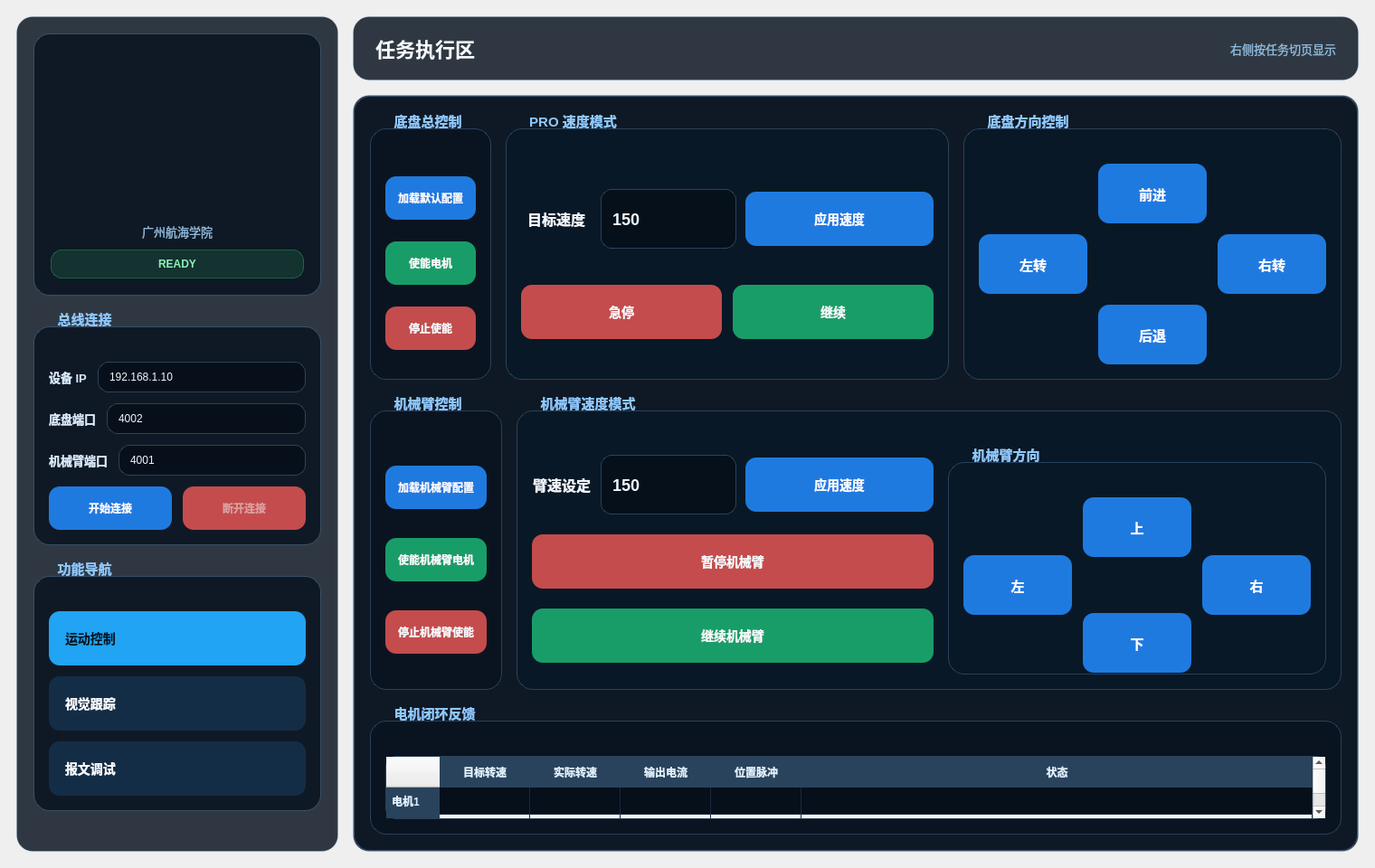
<?xml version="1.0" encoding="UTF-8"?>
<ui version="4.0">
 <class>Motor</class>
 <widget class="QWidget" name="Motor">
  <property name="geometry">
   <rect>
    <x>0</x>
    <y>0</y>
    <width>1520</width>
    <height>960</height>
   </rect>
  </property>
  <property name="minimumSize">
   <size>
    <width>1320</width>
    <height>860</height>
   </size>
  </property>
  <property name="windowTitle">
   <string>Motor Control Console</string>
  </property>
  <property name="windowIcon">
   <iconset resource="motor_contrl.qrc">
    <normaloff>:/runstatus/E:/CANpy/11.jpg</normaloff>:/runstatus/E:/CANpy/11.jpg</iconset>
  </property>
  <property name="styleSheet">
   <string notr="true">QWidget#Motor {
    background: qlineargradient(
        x1: 0, y1: 0, x2: 1, y2: 1,
        stop: 0 #07131f,
        stop: 0.55 #10253c,
        stop: 1 #173753
    );
    color: #eef6ff;
    font-family: &quot;Microsoft YaHei&quot;;
}
QFrame#sidePanel,
QFrame#heroPanel,
QFrame#brandPanel,
QGroupBox,
QStackedWidget,
QWidget#page_motion,
QWidget#page_vision,
QWidget#page_debug {
    background-color: rgba(8, 19, 31, 212);
    border: 1px solid rgba(132, 188, 249, 62);
    border-radius: 18px;
}
QGroupBox {
    margin-top: 18px;
    padding-top: 18px;
    font-size: 15px;
    font-weight: 700;
}
QGroupBox::title {
    subcontrol-origin: margin;
    left: 16px;
    padding: 0 8px;
    color: #8fc8ff;
}
QLabel#label {
    font-size: 24px;
    font-weight: 700;
    color: #f7fbff;
}
QLabel#schoolLabel {
    font-size: 14px;
    color: #8fc8ff;
    font-weight: 700;
}
QLabel#subtitleLabel {
    font-size: 13px;
    color: #8fb7d9;
}
QLabel#label_2,
QLabel#label_3,
QLabel#label_6 {
    color: #d8e9fb;
    font-size: 13px;
    font-weight: 600;
}
QLabel#label_4,
QLabel#label_7 {
    color: #f3f8ff;
    font-size: 16px;
    font-weight: 700;
}
QLabel#motionHintLabel,
QLabel#armHintLabel {
    color: #7ea9ce;
    font-size: 12px;
    padding-left: 2px;
}
QLabel#motionCoreBadge,
QLabel#armCoreBadge {
    background-color: rgba(15, 38, 61, 220);
    border: 1px solid rgba(132, 188, 249, 80);
    border-radius: 20px;
    color: #8fc8ff;
    font-size: 16px;
    font-weight: 700;
    padding: 10px 14px;
}
QLabel#statusBadge {
    background-color: rgba(46, 204, 113, 35);
    color: #8ef0b4;
    border: 1px solid rgba(46, 204, 113, 90);
    border-radius: 12px;
    padding: 8px 14px;
    font-size: 12px;
    font-weight: 700;
}
QLabel#camera_label,
QLabel#camera_label_2 {
    background-color: rgba(5, 12, 20, 228);
    border: 1px dashed rgba(143, 200, 255, 80);
    border-radius: 14px;
    color: #6f8ba6;
    font-size: 14px;
}
QLabel#label_5 {
    font-size: 18px;
    font-weight: 700;
    color: #f6fbff;
}
QLabel#brandDesc,
QLabel#metric1Label,
QLabel#metric2Label,
QLabel#metric3Label {
    color: #8fb7d9;
    font-size: 12px;
}
QLabel#metric1Value,
QLabel#metric2Value,
QLabel#metric3Value {
    color: #f7fbff;
    font-size: 18px;
    font-weight: 700;
}
QLineEdit,
QPlainTextEdit {
    background-color: rgba(6, 15, 25, 224);
    border: 1px solid rgba(129, 181, 242, 70);
    border-radius: 12px;
    color: #eff7ff;
    padding: 8px 10px;
    selection-background-color: #1d7edb;
}
QLineEdit:focus,
QPlainTextEdit:focus {
    border: 1px solid rgba(91, 178, 255, 170);
}
QLineEdit#var_speed,
QLineEdit#var_speed_2 {
    min-height: 48px;
    min-width: 128px;
    font-size: 18px;
    font-weight: 700;
}
QTableWidget {
    background-color: rgba(6, 15, 25, 224);
    border: 1px solid rgba(129, 181, 242, 70);
    border-radius: 12px;
    color: #eff7ff;
    gridline-color: rgba(129, 181, 242, 40);
    selection-background-color: rgba(32, 164, 243, 90);
}
QHeaderView::section {
    background-color: rgba(20, 49, 76, 230);
    color: #dff0ff;
    border: none;
    padding: 6px;
    font-weight: 700;
}
QPushButton {
    min-height: 36px;
    border: none;
    border-radius: 12px;
    padding: 6px 14px;
    background-color: #1f7ae0;
    color: #f7fbff;
    font-size: 12px;
    font-weight: 700;
}
QPushButton:hover {
    background-color: #2e8df4;
}
QPushButton:pressed {
    background-color: #1664b9;
}
QPushButton:disabled {
    background-color: rgba(93, 120, 148, 120);
    color: rgba(247, 251, 255, 120);
}
QPushButton#stoplink,
QPushButton#disable_motor,
QPushButton#btn_arm_stop,
QPushButton#pause_m,
QPushButton#pause_m_2 {
    background-color: #c44c4c;
}
QPushButton#stoplink:hover,
QPushButton#disable_motor:hover,
QPushButton#btn_arm_stop:hover,
QPushButton#pause_m:hover,
QPushButton#pause_m_2:hover {
    background-color: #dd5d5d;
}
QPushButton#continue_m,
QPushButton#continue_m_2,
QPushButton#enable_motor,
QPushButton#btn_arm_enable {
    background-color: #199d68;
}
QPushButton#continue_m:hover,
QPushButton#continue_m_2:hover,
QPushButton#enable_motor:hover,
QPushButton#btn_arm_enable:hover {
    background-color: #20b579;
}
QPushButton#goForward,
QPushButton#backForward,
QPushButton#btn_left,
QPushButton#btn_right,
QPushButton#btn_arm_up,
QPushButton#btn_arm_down,
QPushButton#btn_arm_left,
QPushButton#btn_arm_right {
    min-height: 54px;
    min-width: 92px;
    font-size: 15px;
}
QPushButton#setSpeed,
QPushButton#setSpeed_2,
QPushButton#pause_m,
QPushButton#pause_m_2,
QPushButton#continue_m,
QPushButton#continue_m_2 {
    min-height: 48px;
    font-size: 14px;
}
QPushButton#setSpeed,
QPushButton#setSpeed_2 {
    min-width: 180px;
}
QPushButton#nav_motion,
QPushButton#nav_vision,
QPushButton#nav_debug {
    min-height: 48px;
    text-align: left;
    padding-left: 18px;
    font-size: 14px;
    background-color: rgba(21, 50, 77, 210);
}
QPushButton#nav_motion:checked,
QPushButton#nav_vision:checked,
QPushButton#nav_debug:checked {
    background-color: #20a4f3;
    color: #05131f;
}
QGroupBox#groupBox_4,
QGroupBox#groupBox_10,
QGroupBox#groupBox_8,
QGroupBox#groupBox_9 {
    background-color: rgba(9, 24, 38, 230);
}
PlotWidget {
    background-color: rgba(5, 13, 22, 230);
    border: 1px solid rgba(129, 181, 242, 70);
    border-radius: 14px;
}</string>
  </property>
  <layout class="QHBoxLayout" name="rootLayout">
   <property name="spacing">
    <number>16</number>
   </property>
   <property name="leftMargin">
    <number>18</number>
   </property>
   <property name="topMargin">
    <number>18</number>
   </property>
   <property name="rightMargin">
    <number>18</number>
   </property>
   <property name="bottomMargin">
    <number>18</number>
   </property>
   <item>
    <widget class="QFrame" name="sidePanel">
       <property name="minimumSize">
        <size>
         <width>332</width>
         <height>0</height>
        </size>
       </property>
       <property name="maximumSize">
        <size>
         <width>356</width>
         <height>16777215</height>
        </size>
       </property>
     <property name="frameShape">
      <enum>QFrame::StyledPanel</enum>
     </property>
     <layout class="QVBoxLayout" name="sidePanelLayout">
      <property name="spacing">
       <number>16</number>
      </property>
      <property name="leftMargin">
       <number>18</number>
      </property>
      <property name="topMargin">
       <number>18</number>
      </property>
      <property name="rightMargin">
       <number>18</number>
      </property>
      <property name="bottomMargin">
       <number>18</number>
      </property>
      <item>
       <widget class="QFrame" name="brandPanel">
        <property name="frameShape">
         <enum>QFrame::StyledPanel</enum>
        </property>
        <layout class="QVBoxLayout" name="frameLayout">
         <property name="spacing">
          <number>10</number>
         </property>
         <property name="leftMargin">
          <number>18</number>
         </property>
         <property name="topMargin">
          <number>18</number>
         </property>
         <property name="rightMargin">
          <number>18</number>
         </property>
         <property name="bottomMargin">
          <number>18</number>
         </property>
         <item alignment="Qt::AlignHCenter">
          <widget class="QLabel" name="label_school_name">
           <property name="minimumSize">
            <size>
             <width>180</width>
             <height>180</height>
            </size>
           </property>
           <property name="maximumSize">
            <size>
             <width>180</width>
             <height>180</height>
            </size>
           </property>
           <property name="text">
            <string/>
           </property>
           <property name="pixmap">
            <pixmap resource="motor_contrl.qrc">:/runstatus/E:/CANpy/11.jpg</pixmap>
           </property>
           <property name="scaledContents">
            <bool>true</bool>
           </property>
           <property name="alignment">
            <set>Qt::AlignCenter</set>
           </property>
          </widget>
         </item>
         <item>
          <widget class="QLabel" name="subtitleLabel">
           <property name="text">
            <string>广州航海学院</string>
           </property>
           <property name="alignment">
            <set>Qt::AlignCenter</set>
           </property>
           <property name="wordWrap">
            <bool>true</bool>
           </property>
          </widget>
         </item>
         <item>
          <widget class="QLabel" name="statusBadge">
           <property name="text">
            <string>READY</string>
           </property>
           <property name="alignment">
            <set>Qt::AlignCenter</set>
           </property>
          </widget>
         </item>
        </layout>
       </widget>
      </item>
      <item>
       <widget class="QGroupBox" name="groupBox">
        <property name="title">
         <string>总线连接</string>
        </property>
        <layout class="QVBoxLayout" name="verticalLayout_3">
         <property name="spacing">
          <number>12</number>
         </property>
         <property name="leftMargin">
          <number>16</number>
         </property>
         <property name="topMargin">
          <number>20</number>
         </property>
         <property name="rightMargin">
          <number>16</number>
         </property>
         <property name="bottomMargin">
          <number>16</number>
         </property>
         <item>
          <layout class="QHBoxLayout" name="horizontalLayout_3">
           <item>
            <widget class="QLabel" name="label_2">
             <property name="text">
              <string>设备 IP</string>
             </property>
            </widget>
           </item>
           <item>
            <widget class="QLineEdit" name="ipadd">
             <property name="text">
              <string>192.168.1.10</string>
             </property>
            </widget>
           </item>
          </layout>
         </item>
         <item>
          <layout class="QHBoxLayout" name="horizontalLayout_4">
           <item>
            <widget class="QLabel" name="label_3">
             <property name="text">
              <string>底盘端口</string>
             </property>
            </widget>
           </item>
           <item>
            <widget class="QLineEdit" name="port">
             <property name="text">
              <string>4002</string>
             </property>
            </widget>
           </item>
          </layout>
         </item>
         <item>
          <layout class="QHBoxLayout" name="horizontalLayout_6">
           <item>
            <widget class="QLabel" name="label_6">
             <property name="text">
              <string>机械臂端口</string>
             </property>
            </widget>
           </item>
           <item>
            <widget class="QLineEdit" name="port_2">
             <property name="text">
              <string>4001</string>
             </property>
            </widget>
           </item>
          </layout>
         </item>
         <item>
          <layout class="QHBoxLayout" name="horizontalLayout">
           <item>
            <widget class="QPushButton" name="startlink">
             <property name="text">
              <string>开始连接</string>
             </property>
             <property name="icon">
              <iconset resource="motor_contrl.qrc">
               <normaloff>:/runstatus/E:/CANpy/启动.png</normaloff>:/runstatus/E:/CANpy/启动.png</iconset>
             </property>
            </widget>
           </item>
           <item>
            <widget class="QPushButton" name="stoplink">
             <property name="enabled">
              <bool>false</bool>
             </property>
             <property name="text">
              <string>断开连接</string>
             </property>
             <property name="icon">
              <iconset resource="motor_contrl.qrc">
               <normaloff>:/runstatus/E:/CANpy/停止 红.png</normaloff>:/runstatus/E:/CANpy/停止 红.png</iconset>
             </property>
            </widget>
           </item>
          </layout>
         </item>
        </layout>
       </widget>
      </item>
      <item>
       <widget class="QGroupBox" name="groupBox_nav">
        <property name="title">
         <string>功能导航</string>
        </property>
        <layout class="QVBoxLayout" name="navLayout">
         <property name="spacing">
          <number>12</number>
         </property>
         <property name="leftMargin">
          <number>16</number>
         </property>
         <property name="topMargin">
          <number>20</number>
         </property>
         <property name="rightMargin">
          <number>16</number>
         </property>
         <property name="bottomMargin">
          <number>16</number>
         </property>
         <item>
          <widget class="QPushButton" name="nav_motion">
           <property name="text">
            <string>运动控制</string>
           </property>
           <property name="checkable">
            <bool>true</bool>
           </property>
           <property name="checked">
            <bool>true</bool>
           </property>
           <property name="autoExclusive">
            <bool>true</bool>
           </property>
          </widget>
         </item>
         <item>
          <widget class="QPushButton" name="nav_vision">
           <property name="text">
            <string>视觉跟踪</string>
           </property>
           <property name="checkable">
            <bool>true</bool>
           </property>
           <property name="autoExclusive">
            <bool>true</bool>
           </property>
          </widget>
         </item>
         <item>
          <widget class="QPushButton" name="nav_debug">
           <property name="text">
            <string>报文调试</string>
           </property>
           <property name="checkable">
            <bool>true</bool>
           </property>
           <property name="autoExclusive">
            <bool>true</bool>
           </property>
          </widget>
         </item>
        </layout>
       </widget>
      </item>
      <item>
       <spacer name="sideSpacer">
        <property name="orientation">
         <enum>Qt::Vertical</enum>
        </property>
        <property name="sizeHint" stdset="0">
         <size>
          <width>20</width>
          <height>40</height>
         </size>
        </property>
       </spacer>
      </item>
     </layout>
    </widget>
   </item>
   <item>
    <layout class="QVBoxLayout" name="mainAreaLayout">
     <property name="spacing">
      <number>16</number>
     </property>
     <item>
      <widget class="QFrame" name="heroPanel">
       <property name="frameShape">
        <enum>QFrame::StyledPanel</enum>
       </property>
       <layout class="QHBoxLayout" name="heroLayout">
        <property name="leftMargin">
         <number>24</number>
        </property>
        <property name="topMargin">
         <number>18</number>
        </property>
        <property name="rightMargin">
         <number>24</number>
        </property>
        <property name="bottomMargin">
         <number>18</number>
        </property>
        <item>
         <widget class="QLabel" name="heroTitle">
          <property name="styleSheet">
           <string notr="true">font-size: 22px; font-weight: 700; color: #f7fbff; background: transparent; border: none;</string>
          </property>
          <property name="text">
           <string>任务执行区</string>
          </property>
         </widget>
        </item>
        <item>
         <spacer name="heroSpacer">
          <property name="orientation">
           <enum>Qt::Horizontal</enum>
          </property>
          <property name="sizeHint" stdset="0">
           <size>
            <width>40</width>
            <height>20</height>
           </size>
          </property>
         </spacer>
        </item>
        <item>
         <widget class="QLabel" name="heroHint">
          <property name="styleSheet">
           <string notr="true">font-size: 13px; color: #8fb7d9; background: transparent; border: none;</string>
          </property>
          <property name="text">
           <string>右侧按任务切页显示</string>
          </property>
         </widget>
        </item>
       </layout>
      </widget>
     </item>
     <item>
      <widget class="QStackedWidget" name="stackedWidget">
       <property name="currentIndex">
        <number>0</number>
       </property>
       <widget class="QWidget" name="page_motion">
        <layout class="QVBoxLayout" name="pageMotionLayout">
         <property name="spacing">
          <number>16</number>
         </property>
         <property name="leftMargin">
          <number>18</number>
         </property>
         <property name="topMargin">
          <number>18</number>
         </property>
         <property name="rightMargin">
          <number>18</number>
         </property>
         <property name="bottomMargin">
          <number>18</number>
         </property>
         <item>
          <layout class="QGridLayout" name="motionTopGrid">
           <property name="spacing">
            <number>16</number>
           </property>
           <item row="0" column="0">
            <widget class="QGroupBox" name="groupBox_5">
             <property name="title">
              <string>底盘总控制</string>
             </property>
             <layout class="QVBoxLayout" name="groupBox5Layout">
              <property name="spacing">
               <number>10</number>
              </property>
              <property name="leftMargin">
               <number>16</number>
              </property>
              <property name="topMargin">
               <number>20</number>
              </property>
              <property name="rightMargin">
               <number>16</number>
              </property>
              <property name="bottomMargin">
               <number>16</number>
              </property>
              <item>
               <widget class="QPushButton" name="load_pro_config">
                <property name="text">
                 <string>加载默认配置</string>
                </property>
               </widget>
              </item>
              <item>
               <widget class="QPushButton" name="enable_motor">
                <property name="text">
                 <string>使能电机</string>
                </property>
               </widget>
              </item>
              <item>
               <widget class="QPushButton" name="disable_motor">
                <property name="text">
                 <string>停止使能</string>
                </property>
               </widget>
              </item>
             </layout>
            </widget>
           </item>
           <item row="0" column="1">
            <widget class="QGroupBox" name="groupBox_4">
             <property name="title">
              <string>PRO 速度模式</string>
             </property>
             <layout class="QVBoxLayout" name="groupBox4Layout">
              <property name="spacing">
               <number>12</number>
              </property>
              <property name="leftMargin">
               <number>16</number>
              </property>
              <property name="topMargin">
               <number>20</number>
              </property>
              <property name="rightMargin">
               <number>16</number>
              </property>
              <property name="bottomMargin">
               <number>16</number>
              </property>
              <item>
               <layout class="QHBoxLayout" name="horizontalLayout_5">
                <property name="spacing">
                 <number>10</number>
                </property>
                <property name="leftMargin">
                 <number>0</number>
                </property>
                <property name="topMargin">
                 <number>0</number>
                </property>
                <property name="rightMargin">
                 <number>0</number>
                </property>
                <property name="bottomMargin">
                 <number>0</number>
                </property>
                <item>
                 <widget class="QLabel" name="label_4">
                  <property name="text">
                   <string>目标速度</string>
                  </property>
                  <property name="alignment">
                   <set>Qt::AlignCenter</set>
                  </property>
                 </widget>
                </item>
                <item>
                 <widget class="QLineEdit" name="var_speed">
                  <property name="maximumSize">
                   <size>
                    <width>120</width>
                    <height>16777215</height>
                   </size>
                  </property>
                  <property name="text">
                   <string>150</string>
                  </property>
                 </widget>
                </item>
                <item>
                 <widget class="QPushButton" name="setSpeed">
                  <property name="text">
                   <string>应用速度</string>
                  </property>
                 </widget>
                </item>
               </layout>
              </item>
              <item>
               <layout class="QGridLayout" name="motionGrid">
                <property name="spacing">
                 <number>12</number>
                </property>
                <item row="0" column="0">
                 <widget class="QPushButton" name="pause_m">
                  <property name="text">
                   <string>急停</string>
                  </property>
                 </widget>
                </item>
                <item row="0" column="1">
                 <widget class="QPushButton" name="continue_m">
                  <property name="text">
                   <string>继续</string>
                  </property>
                 </widget>
                </item>
               </layout>
              </item>
             </layout>
            </widget>
           </item>
           <item row="0" column="2">
            <widget class="QGroupBox" name="groupBox_8">
             <property name="title">
              <string>底盘方向控制</string>
             </property>
             <layout class="QGridLayout" name="groupBox8Layout">
              <property name="leftMargin">
               <number>16</number>
              </property>
              <property name="topMargin">
               <number>20</number>
              </property>
              <property name="rightMargin">
               <number>16</number>
              </property>
              <property name="bottomMargin">
               <number>16</number>
              </property>
              <property name="spacing">
               <number>12</number>
              </property>
              <item row="0" column="1">
               <widget class="QPushButton" name="goForward">
                <property name="minimumSize">
                 <size>
                  <width>120</width>
                  <height>66</height>
                 </size>
                </property>
                <property name="text">
                 <string>前进</string>
                </property>
               </widget>
              </item>
              <item row="1" column="0">
               <widget class="QPushButton" name="btn_left">
                <property name="minimumSize">
                 <size>
                  <width>120</width>
                  <height>66</height>
                 </size>
                </property>
                <property name="text">
                 <string>左转</string>
                </property>
               </widget>
              </item>
              <item row="1" column="2">
               <widget class="QPushButton" name="btn_right">
                <property name="minimumSize">
                 <size>
                  <width>120</width>
                  <height>66</height>
                 </size>
                </property>
                <property name="text">
                 <string>右转</string>
                </property>
               </widget>
              </item>
              <item row="2" column="1">
               <widget class="QPushButton" name="backForward">
                <property name="minimumSize">
                 <size>
                  <width>120</width>
                  <height>66</height>
                 </size>
                </property>
                <property name="text">
                 <string>后退</string>
                </property>
               </widget>
              </item>
             </layout>
            </widget>
           </item>
          </layout>
         </item>
         <item>
          <layout class="QHBoxLayout" name="motionBottomLayout">
           <property name="spacing">
            <number>16</number>
           </property>
           <item>
            <widget class="QGroupBox" name="groupBox_7">
             <property name="title">
              <string>机械臂控制</string>
             </property>
             <layout class="QVBoxLayout" name="groupBox7Layout">
              <property name="spacing">
               <number>10</number>
              </property>
              <property name="leftMargin">
               <number>16</number>
              </property>
              <property name="topMargin">
               <number>20</number>
              </property>
              <property name="rightMargin">
               <number>16</number>
              </property>
              <property name="bottomMargin">
               <number>16</number>
              </property>
              <item>
               <widget class="QPushButton" name="btn_arm_config">
                <property name="text">
                 <string>加载机械臂配置</string>
                </property>
               </widget>
              </item>
              <item>
               <widget class="QPushButton" name="btn_arm_enable">
                <property name="text">
                 <string>使能机械臂电机</string>
                </property>
               </widget>
              </item>
              <item>
               <widget class="QPushButton" name="btn_arm_stop">
                <property name="text">
                 <string>停止机械臂使能</string>
                </property>
               </widget>
              </item>
             </layout>
            </widget>
           </item>
           <item>
            <widget class="QGroupBox" name="groupBox_10">
             <property name="title">
              <string>机械臂速度模式</string>
             </property>
             <layout class="QHBoxLayout" name="groupBox10Layout">
              <property name="spacing">
               <number>16</number>
              </property>
              <property name="leftMargin">
               <number>16</number>
              </property>
              <property name="topMargin">
               <number>20</number>
              </property>
              <property name="rightMargin">
               <number>16</number>
              </property>
              <property name="bottomMargin">
               <number>16</number>
              </property>
              <item>
               <layout class="QVBoxLayout" name="armSpeedColumn">
                <property name="spacing">
                 <number>12</number>
                </property>
                <item>
                 <layout class="QHBoxLayout" name="horizontalLayout_7">
                  <property name="spacing">
                   <number>10</number>
                  </property>
                  <property name="leftMargin">
                   <number>0</number>
                  </property>
                  <property name="topMargin">
                   <number>0</number>
                  </property>
                  <property name="rightMargin">
                   <number>0</number>
                  </property>
                  <property name="bottomMargin">
                   <number>0</number>
                  </property>
                  <item>
                   <widget class="QLabel" name="label_7">
                    <property name="text">
                     <string>臂速设定</string>
                    </property>
                    <property name="alignment">
                     <set>Qt::AlignCenter</set>
                    </property>
                   </widget>
                  </item>
                  <item>
                   <widget class="QLineEdit" name="var_speed_2">
                    <property name="maximumSize">
                     <size>
                      <width>120</width>
                      <height>16777215</height>
                     </size>
                    </property>
                    <property name="text">
                     <string>150</string>
                    </property>
                   </widget>
                  </item>
                  <item>
                   <widget class="QPushButton" name="setSpeed_2">
                    <property name="text">
                     <string>应用速度</string>
                    </property>
                   </widget>
                  </item>
                 </layout>
                </item>
                <item>
                 <widget class="QPushButton" name="pause_m_2">
                  <property name="text">
                   <string>暂停机械臂</string>
                  </property>
                 </widget>
                </item>
                <item>
                 <widget class="QPushButton" name="continue_m_2">
                  <property name="text">
                   <string>继续机械臂</string>
                  </property>
                 </widget>
                </item>
               </layout>
              </item>
              <item>
               <widget class="QGroupBox" name="groupBox_9">
                <property name="title">
                 <string>机械臂方向</string>
                </property>
                <layout class="QGridLayout" name="groupBox9Layout">
                 <property name="leftMargin">
                  <number>16</number>
                 </property>
                 <property name="topMargin">
                  <number>20</number>
                 </property>
                 <property name="rightMargin">
                  <number>16</number>
                 </property>
                 <property name="bottomMargin">
                  <number>16</number>
                 </property>
                 <property name="spacing">
                  <number>12</number>
                 </property>
                 <item row="0" column="1">
                  <widget class="QPushButton" name="btn_arm_up">
                   <property name="text">
                    <string>上</string>
                   </property>
                  </widget>
                 </item>
                 <item row="1" column="0">
                  <widget class="QPushButton" name="btn_arm_left">
                   <property name="text">
                    <string>左</string>
                   </property>
                  </widget>
                 </item>
                 <item row="1" column="2">
                  <widget class="QPushButton" name="btn_arm_right">
                   <property name="text">
                    <string>右</string>
                   </property>
                  </widget>
                 </item>
                 <item row="2" column="1">
                  <widget class="QPushButton" name="btn_arm_down">
                   <property name="text">
                    <string>下</string>
                   </property>
                  </widget>
                 </item>
                </layout>
               </widget>
              </item>
             </layout>
            </widget>
           </item>
          </layout>
         </item>
         <item>
          <widget class="QGroupBox" name="groupBox_feedback">
           <property name="title">
            <string>电机闭环反馈</string>
           </property>
           <layout class="QVBoxLayout" name="feedbackLayout">
            <property name="leftMargin">
             <number>16</number>
            </property>
            <property name="topMargin">
             <number>20</number>
            </property>
            <property name="rightMargin">
             <number>16</number>
            </property>
            <property name="bottomMargin">
             <number>16</number>
            </property>
            <item>
             <widget class="QTableWidget" name="motor_feedback_table">
              <property name="alternatingRowColors">
               <bool>true</bool>
              </property>
              <property name="rowCount">
               <number>6</number>
              </property>
              <property name="columnCount">
               <number>5</number>
              </property>
              <attribute name="horizontalHeaderStretchLastSection">
               <bool>true</bool>
              </attribute>
              <row>
               <property name="text">
                <string>电机1</string>
               </property>
              </row>
              <row>
               <property name="text">
                <string>电机2</string>
               </property>
              </row>
              <row>
               <property name="text">
                <string>电机3</string>
               </property>
              </row>
              <row>
               <property name="text">
                <string>电机4</string>
               </property>
              </row>
              <row>
               <property name="text">
                <string>机械臂5</string>
               </property>
              </row>
              <row>
               <property name="text">
                <string>机械臂6</string>
               </property>
              </row>
              <column>
               <property name="text">
                <string>目标转速</string>
               </property>
              </column>
              <column>
               <property name="text">
                <string>实际转速</string>
               </property>
              </column>
              <column>
               <property name="text">
                <string>输出电流</string>
               </property>
              </column>
              <column>
               <property name="text">
                <string>位置脉冲</string>
               </property>
              </column>
              <column>
               <property name="text">
                <string>状态</string>
               </property>
              </column>
             </widget>
            </item>
           </layout>
          </widget>
         </item>
        </layout>
       </widget>
       <widget class="QWidget" name="page_vision">
        <layout class="QVBoxLayout" name="pageVisionLayout">
         <property name="spacing">
          <number>16</number>
         </property>
         <property name="leftMargin">
          <number>18</number>
         </property>
         <property name="topMargin">
          <number>18</number>
         </property>
         <property name="rightMargin">
          <number>18</number>
         </property>
         <property name="bottomMargin">
          <number>18</number>
         </property>
         <item>
          <widget class="QGroupBox" name="groupBox_6">
           <property name="title">
            <string>视觉摄像头捕获</string>
           </property>
           <layout class="QVBoxLayout" name="cameraLayout">
            <property name="spacing">
             <number>14</number>
            </property>
            <property name="leftMargin">
             <number>16</number>
            </property>
            <property name="topMargin">
             <number>20</number>
            </property>
            <property name="rightMargin">
             <number>16</number>
            </property>
            <property name="bottomMargin">
             <number>16</number>
            </property>
            <item>
             <layout class="QHBoxLayout" name="cameraDualLayout">
              <property name="spacing">
               <number>14</number>
              </property>
              <item>
               <widget class="QLabel" name="camera_label">
                <property name="minimumSize">
                 <size>
                  <width>0</width>
                  <height>340</height>
                 </size>
                </property>
                <property name="text">
                 <string>主视觉画面</string>
                </property>
                <property name="alignment">
                 <set>Qt::AlignCenter</set>
                </property>
               </widget>
              </item>
              <item>
               <widget class="QLabel" name="camera_label_2">
                <property name="minimumSize">
                 <size>
                  <width>0</width>
                  <height>340</height>
                 </size>
                </property>
                <property name="text">
                 <string>辅助视觉画面</string>
                </property>
                <property name="alignment">
                 <set>Qt::AlignCenter</set>
                </property>
               </widget>
              </item>
             </layout>
            </item>
            <item>
             <layout class="QHBoxLayout" name="cameraButtonLayout">
              <property name="spacing">
               <number>12</number>
              </property>
              <item>
               <widget class="QPushButton" name="open_cam_btn">
                 <property name="text">
                  <string>打开树莓派摄像头</string>
                 </property>
               </widget>
              </item>
              <item>
               <widget class="QPushButton" name="open_cam_btn_3">
                <property name="text">
                 <string>打开辅助摄像头</string>
                </property>
               </widget>
              </item>
             </layout>
            </item>
           </layout>
          </widget>
         </item>
         <item>
          <widget class="QGroupBox" name="groupBox_11">
           <property name="title">
            <string>坐标偏移波形图</string>
           </property>
           <layout class="QVBoxLayout" name="waveLayout">
            <property name="leftMargin">
             <number>16</number>
            </property>
            <property name="topMargin">
             <number>20</number>
            </property>
            <property name="rightMargin">
             <number>16</number>
            </property>
            <property name="bottomMargin">
             <number>16</number>
            </property>
            <item>
             <widget class="PlotWidget" name="wave_plot" native="true">
              <property name="minimumSize">
               <size>
                <width>0</width>
                <height>360</height>
               </size>
              </property>
             </widget>
            </item>
           </layout>
          </widget>
         </item>
        </layout>
       </widget>
       <widget class="QWidget" name="page_debug">
        <layout class="QVBoxLayout" name="pageDebugLayout">
         <property name="spacing">
          <number>16</number>
         </property>
         <property name="leftMargin">
          <number>18</number>
         </property>
         <property name="topMargin">
          <number>18</number>
         </property>
         <property name="rightMargin">
          <number>18</number>
         </property>
         <property name="bottomMargin">
          <number>18</number>
         </property>
         <item>
          <widget class="QGroupBox" name="groupBox_2">
           <property name="title">
            <string>发送区</string>
           </property>
           <layout class="QVBoxLayout" name="groupBox2Layout">
            <property name="leftMargin">
             <number>16</number>
            </property>
            <property name="topMargin">
             <number>20</number>
            </property>
            <property name="rightMargin">
             <number>16</number>
            </property>
            <property name="bottomMargin">
             <number>16</number>
            </property>
            <item>
             <widget class="QPlainTextEdit" name="send_text">
              <property name="minimumSize">
               <size>
                <width>0</width>
                <height>280</height>
               </size>
              </property>
             </widget>
            </item>
           </layout>
          </widget>
         </item>
         <item>
          <widget class="QGroupBox" name="groupBox_3">
           <property name="title">
            <string>接收区</string>
           </property>
           <layout class="QVBoxLayout" name="groupBox3Layout">
            <property name="leftMargin">
             <number>16</number>
            </property>
            <property name="topMargin">
             <number>20</number>
            </property>
            <property name="rightMargin">
             <number>16</number>
            </property>
            <property name="bottomMargin">
             <number>16</number>
            </property>
            <item>
             <widget class="QPlainTextEdit" name="recv_text">
              <property name="minimumSize">
               <size>
                <width>0</width>
                <height>280</height>
               </size>
              </property>
             </widget>
            </item>
           </layout>
          </widget>
         </item>
        </layout>
       </widget>
      </widget>
     </item>
    </layout>
   </item>
  </layout>
 </widget>
 <customwidgets>
  <customwidget>
   <class>PlotWidget</class>
   <extends>QWidget</extends>
   <header location="global">pyqtgraph</header>
  </customwidget>
 </customwidgets>
 <resources>
  <include location="motor_contrl.qrc"/>
 </resources>
 <connections/>
</ui>
